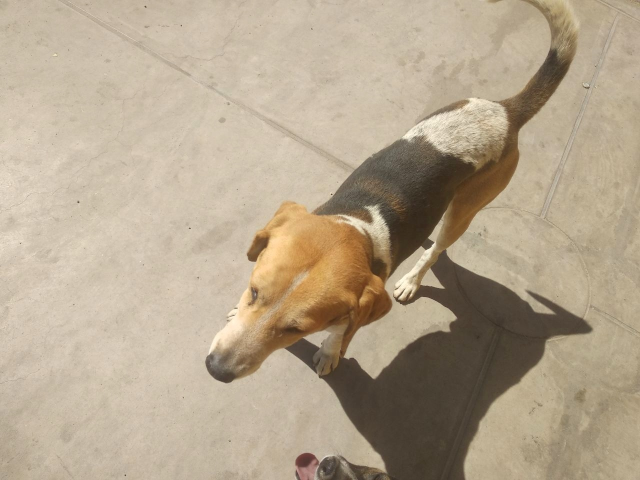
#> input picture image_retrieval_research/data/vab_t_database_extended/original/dog_10_1.jpg, 1280 x 960 px (shown at 1/2 size); its folder holds only this picture in this run
$ python transforms.py --input_dataset data/vab_t_database_extended/original --segmented_dataset data/vab_t_database_extended/original --output_path out.png
#> lines starting #> are read from the running program, lines starting #| are printed output that depends on the picture
### image_retrieval_research/algorithms/utils.py
import cv2
import os
import numpy as np
import logging
from typing import Tuple, List
import matplotlib.pyplot as plt

def getFiles(dirName, allowedExtensions : Tuple = None):
    """Gets all files in the directory recursively

    Args:
        dirName (str): directory to search for files

    Returns:
        list: list of paths of files
    """
    listOfFile = os.listdir(dirName)
    allFiles = list()
    for entry in listOfFile:
        fullPath = os.path.join(dirName, entry)
        if os.path.isdir(fullPath):
            allFiles = allFiles + getFiles(fullPath, allowedExtensions= allowedExtensions)
        else:
            if allowedExtensions:
                if entry.endswith(allowedExtensions):
                    allFiles.append(fullPath)
            else:
                allFiles.append(fullPath)

    return allFiles


def createDir(dirName:str):
    """Creates the directory if not already exists

    Args:
        dirName (str): directory path
    """
    if not os.path.isdir(dirName):
        os.makedirs(dirName)
        logging.info(f"Created output directory {dirName}")

def getFileName(path:str):
    return path[path.rfind("/") + 1:]

# [43 lines left out: function visualize_query, not called in this run]


def increase_brightness(img, value=30):
    hsv = cv2.cvtColor(img, cv2.COLOR_BGR2HSV).astype(np.float32)

    hsv[:,:,2] += value
    hsv[:,:,2] = np.clip(hsv[:,:,2], 0, 255)
    img = cv2.cvtColor(hsv.astype(np.uint8), cv2.COLOR_HSV2BGR)
    return img

# [37 lines left out: functions dog_mask, image_resize, not called in this run]

### image_retrieval_research/transforms.py
import cv2
import os
import argparse
from algorithms.utils import increase_brightness, getFiles, getFileName, createDir
import random


def changeBrightness(images, segmented_images, brightness_value = 20):
    assert len(images) == len(segmented_images)
    t_images = []
    t_segmented_images = []
    for i in range(len(images)):
        brightness_movement = random.randint(-brightness_value, brightness_value)
        image = increase_brightness(images[i], value=brightness_movement)
        segmented_image = increase_brightness(segmented_images[i], value=brightness_movement)
        t_images += [image]
        t_segmented_images += [segmented_image]
    return t_images, t_segmented_images


if __name__ == "__main__":
    parser = argparse.ArgumentParser(description="Segment dogs from path")
    parser.add_argument(
        '-i', '--input_dataset',
        type=str,
        required=True,
        help='Input dataset path'
    )
    parser.add_argument(
        '-s', '--segmented_dataset',
        type=str,
        required=True,
        help='Input segmented dataset path'
    )
    parser.add_argument(
        "-o", "--output_path",
        type=str,
        required=True,
        help="path to save both segmented and original datasets with transforms applied"
    )

    args = vars(parser.parse_args())

    filePaths = getFiles(args["input_dataset"])
    fileSegmentedPaths = getFiles(args["segmented_dataset"])
    fileNames = [getFileName(file) for file in filePaths]

    createDir(args["output_path"])
    createDir(os.path.join(args["output_path"], "original"))
    createDir(os.path.join(args["output_path"], "segmented"))

    images = [cv2.imread(path) for path in filePaths]
#> images = 1 item
    segmented_images = [cv2.imread(path) for path in fileSegmentedPaths]
#> segmented_images = 1 item
    t_images, t_segmented_images = changeBrightness(images, segmented_images, 30)
#> the loop in changeBrightness, `for i in range(len(images)):` made 1 pass
#> brightness_movement on pass 1: 24
#> pass 1, in increase_brightness, `hsv = cv2.cvtColor(img, cv2.COLOR_BGR2HSV).astype(np.float32)`:
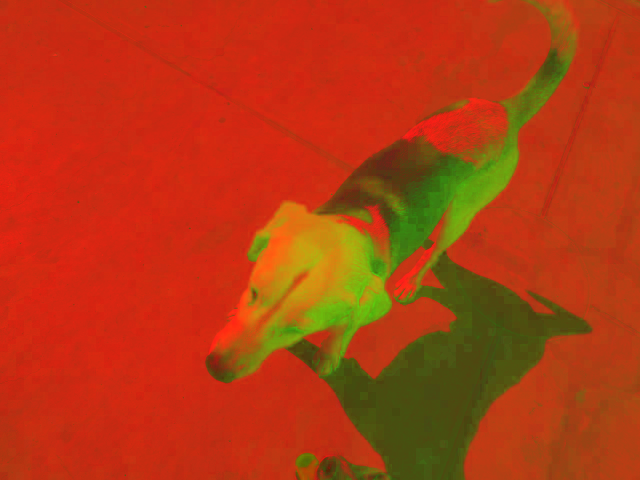
#> hsv: shape (960, 1280, 3) float32 (shown at 1/2 size); mean B, G, R 17.9, 58.4, 180.1
#> pass 1, in increase_brightness, `img = cv2.cvtColor(hsv.astype(np.uint8), cv2.COLOR_HSV2BGR)`:
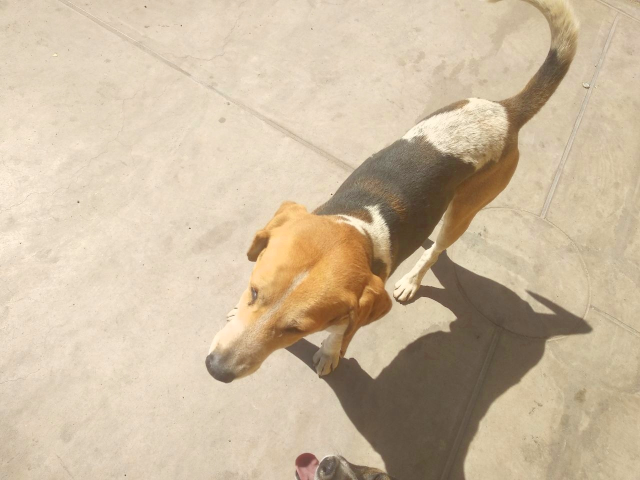
#> img: shape (960, 1280, 3) (shown at 1/2 size); mean B, G, R 159.7, 185.7, 204
#> t_images = 1 item; t_segmented_images = 1 item

    for i in range(len(fileNames)):
        cv2.imwrite(
            os.path.join(args["output_path"], "original", fileNames[i]),
            t_images[i]
        )
        cv2.imwrite(
            os.path.join(args["output_path"], "segmented", fileNames[i]),
            t_segmented_images[i]
        )

$ run again, on image_retrieval_research/data/vab_t_database_extended/original/dog_13_3.jpg
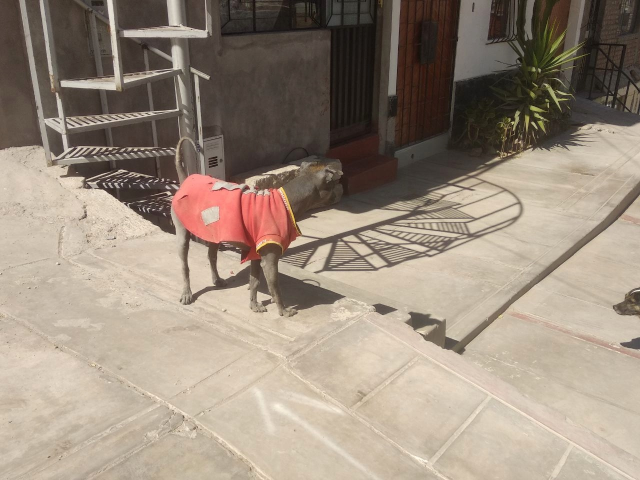
#> input picture image_retrieval_research/data/vab_t_database_extended/original/dog_13_3.jpg, 1280 x 960 px (shown at 1/2 size)
#> images = 1 item
#> the loop in changeBrightness, `for i in range(len(images)):` made 1 pass
#> brightness_movement on pass 1: 24
#> pass 1, in increase_brightness, `hsv = cv2.cvtColor(img, cv2.COLOR_BGR2HSV).astype(np.float32)`:
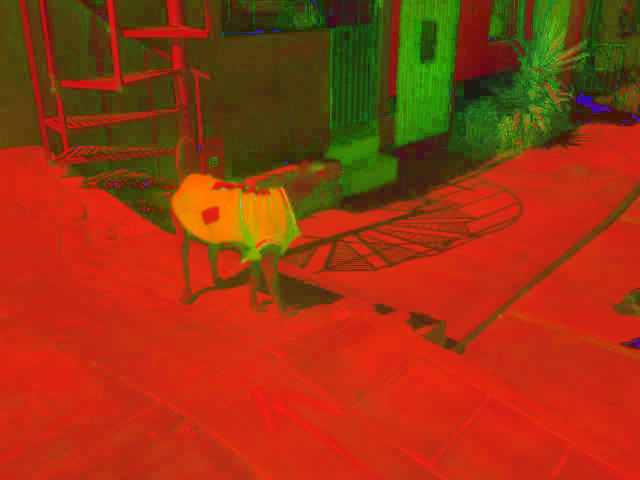
#> hsv: shape (960, 1280, 3) float32 (shown at 1/2 size); mean B, G, R 15.9, 54, 154.8
#> pass 1, in increase_brightness, `img = cv2.cvtColor(hsv.astype(np.uint8), cv2.COLOR_HSV2BGR)`:
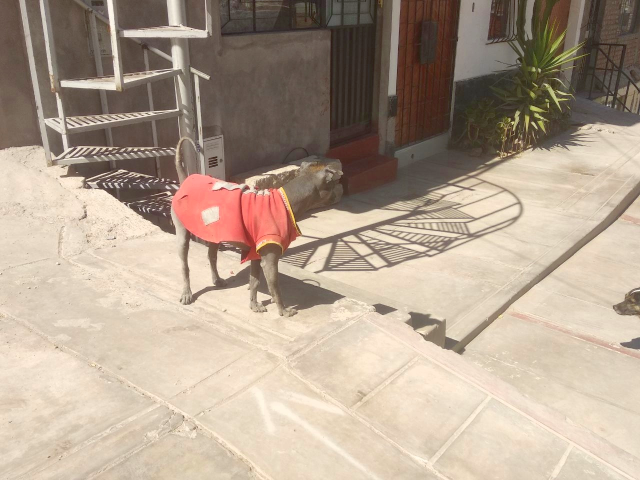
#> img: shape (960, 1280, 3) (shown at 1/2 size); mean B, G, R 144, 161.2, 178.6

$ run again, on image_retrieval_research/data/vab_t_database_extended/original/dog_15_1.jpg
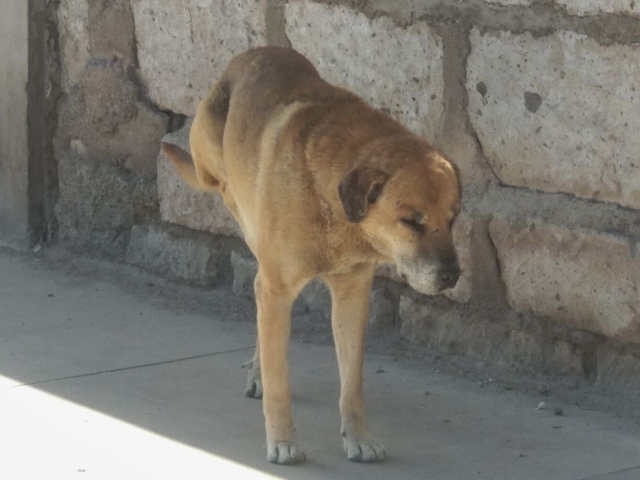
#> input picture image_retrieval_research/data/vab_t_database_extended/original/dog_15_1.jpg, 1280 x 960 px (shown at 1/2 size)
#> images = 1 item
#> the loop in changeBrightness, `for i in range(len(images)):` made 1 pass
#> brightness_movement on pass 1: 24
#> pass 1, in increase_brightness, `hsv = cv2.cvtColor(img, cv2.COLOR_BGR2HSV).astype(np.float32)`:
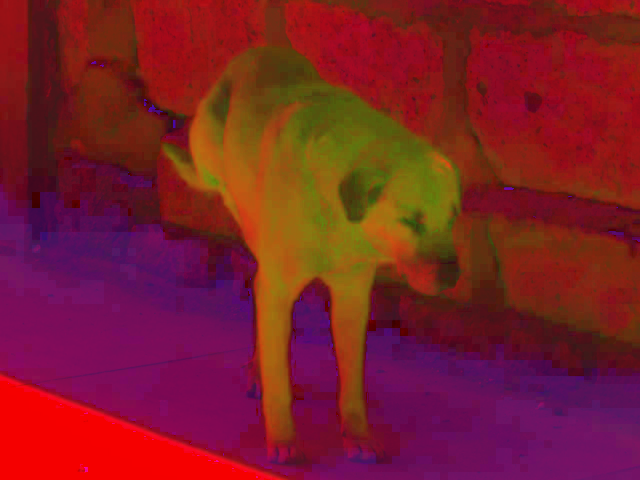
#> hsv: shape (960, 1280, 3) float32 (shown at 1/2 size); mean B, G, R 40.2, 30.3, 123.9
#> pass 1, in increase_brightness, `img = cv2.cvtColor(hsv.astype(np.uint8), cv2.COLOR_HSV2BGR)`:
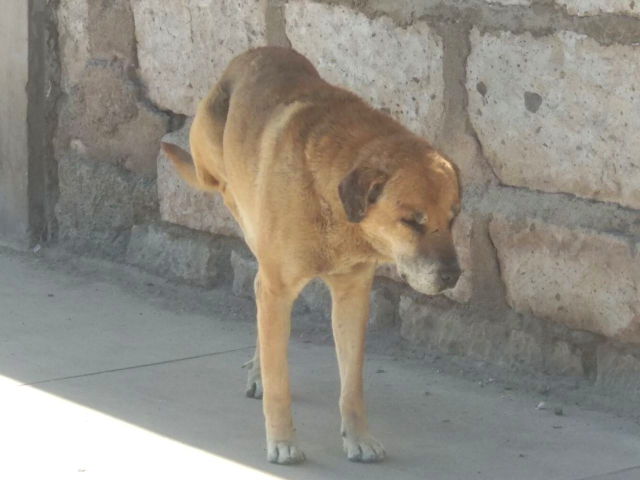
#> img: shape (960, 1280, 3) (shown at 1/2 size); mean B, G, R 131, 140.4, 145.1

$ run again, on image_retrieval_research/data/vab_t_database_extended/original/dog_12_1.jpg
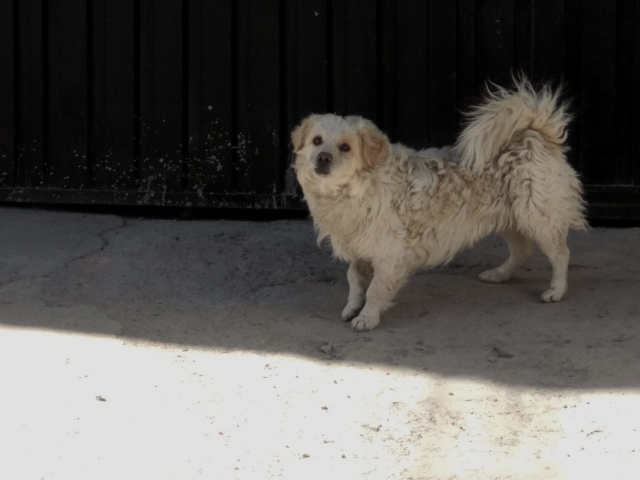
#> input picture image_retrieval_research/data/vab_t_database_extended/original/dog_12_1.jpg, 1280 x 960 px (shown at 1/2 size)
#> images = 1 item
#> the loop in changeBrightness, `for i in range(len(images)):` made 1 pass
#> brightness_movement on pass 1: 24
#> pass 1, in increase_brightness, `hsv = cv2.cvtColor(img, cv2.COLOR_BGR2HSV).astype(np.float32)`:
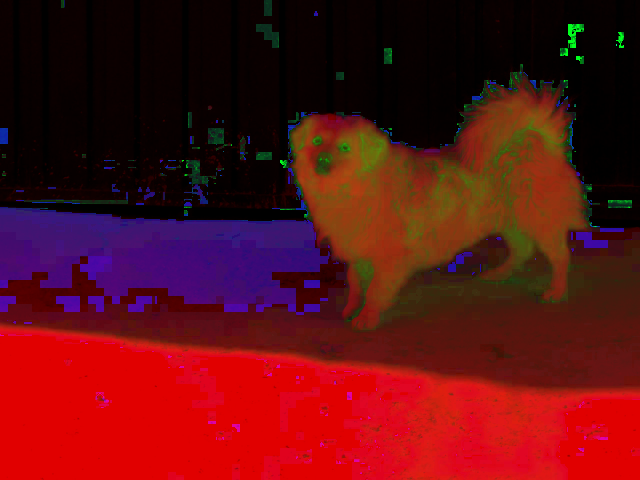
#> hsv: shape (960, 1280, 3) float32 (shown at 1/2 size); mean B, G, R 18.5, 15, 93.1
#> pass 1, in increase_brightness, `img = cv2.cvtColor(hsv.astype(np.uint8), cv2.COLOR_HSV2BGR)`:
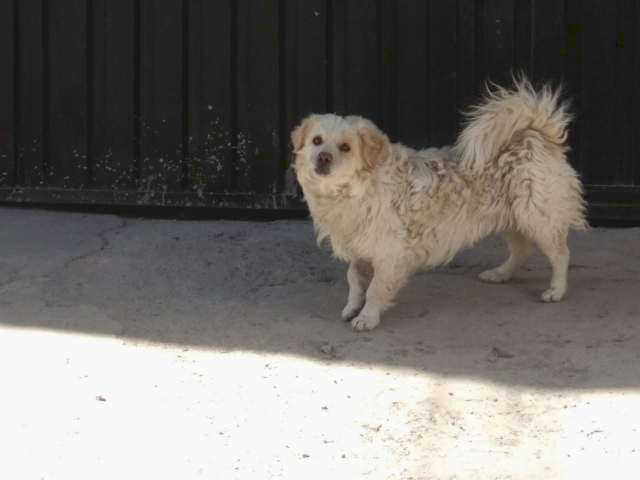
#> img: shape (960, 1280, 3) (shown at 1/2 size); mean B, G, R 109.8, 113.7, 116.9
